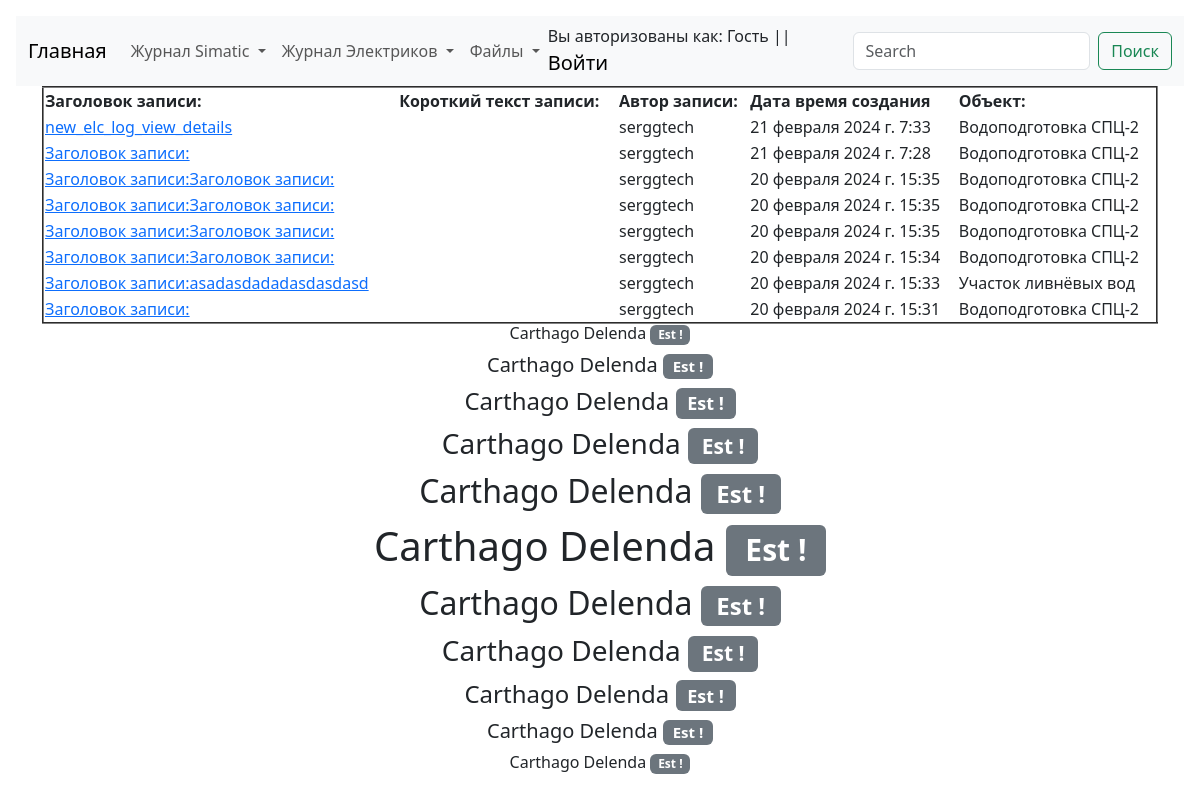
The app's page /elc/elc_log_view, older data.
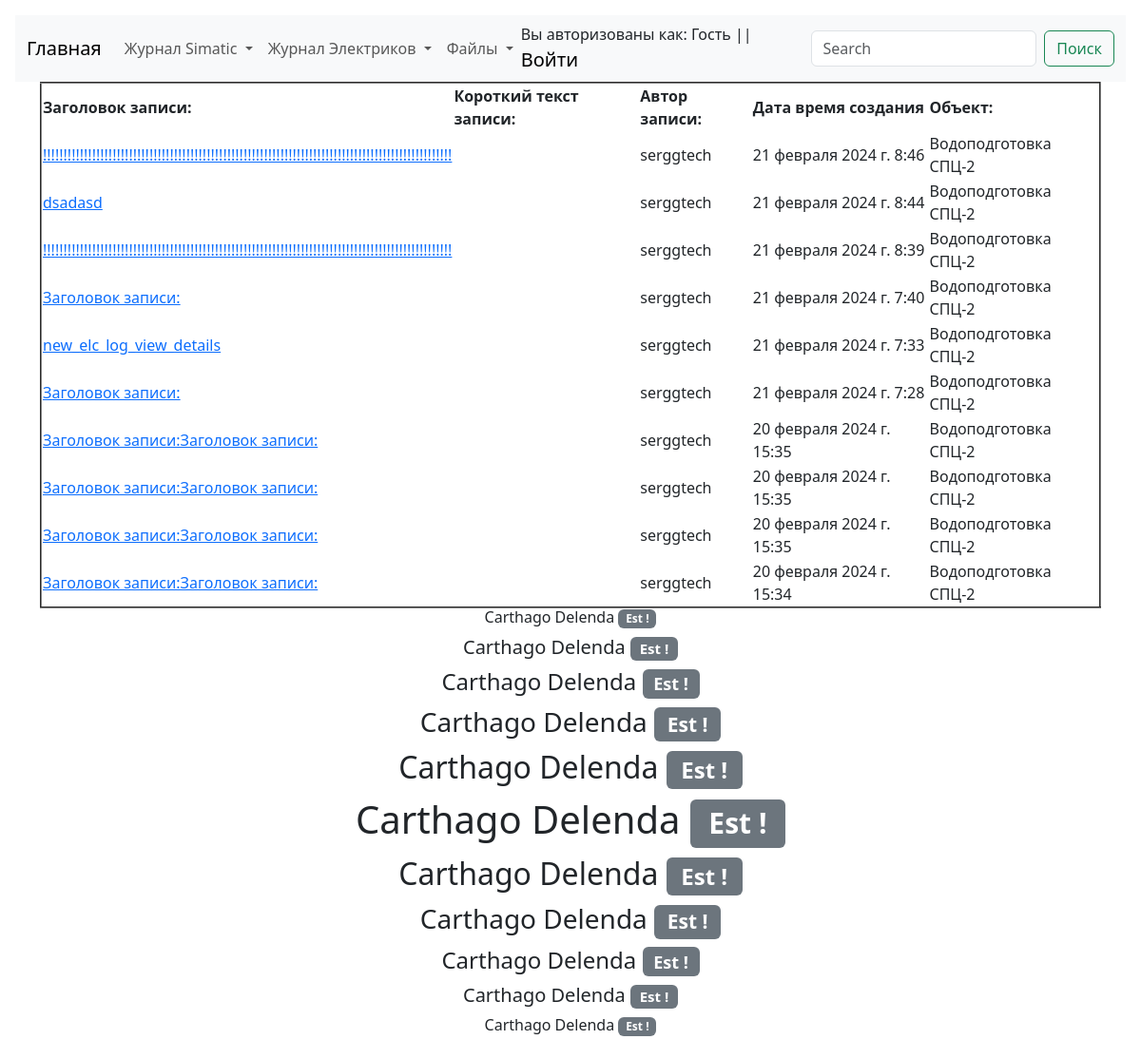
The same page, newer data.
### elc/models.py (models this page shows, shortened)
class ElcLog(models.Model):
    record_text_title = models.CharField(
        verbose_name="Заголовок записи", max_length=100
    )
    record_text_full = models.TextField(verbose_name="Текст записи", max_length=9999)
    record_author = models.CharField(verbose_name="Автор записи", max_length=100)
    record_data_create = models.DateTimeField(
        verbose_name="Дата создания записи", auto_now=True
    )
    record_object = models.ForeignKey(
        EncObject,
        related_name="elc_log_object",
        on_delete=models.CASCADE,
        blank=True,
        verbose_name="Объект",
    )
    record_electrical_room = models.ForeignKey(
        EncElectricalRoom,
        related_name="elc_log_electrical_room",
        on_delete=models.CASCADE,
        blank=True,
        verbose_name="Электропомещение",
    )
    record_mechanism = models.ForeignKey(
        EncMechanism,
        related_name="elc_log_mechanism",
        on_delete=models.CASCADE,
        blank=True,
        verbose_name="Механизм",
    )
    class Meta:
        verbose_name = "Запись Элекриков"
        verbose_name_plural = "Записи Элекриков"

### Enc_object/models.py (models this page shows, shortened)
class EncObject(models.Model):
    title = models.CharField(verbose_name="Объект", max_length=100)
    title_description = models.CharField(
        verbose_name="Описание объекта", max_length=100
    )
    slug = models.SlugField(max_length=50, unique=True)
    def __str__(self):
        return f"{self.title}"
    class Meta:
        verbose_name = "Объект"
        verbose_name_plural = "Объекты"

### elc/views.py (the view)
# urls.py: path("elc_log_view", elc_log_view, name="elc_log_view"),
def elc_log_view(request):
    all_electrical_log = ElcLog.objects.order_by("-id")[:10]
    return render(
        request,
        template_name="elc/log/log_view.html",
        context={
            "title": "Просмотр журнала",
            "all_electrical_log": all_electrical_log,
        },
    )

### elc/templates/elc/log/log_view.html
{% extends 'template_0.html' %}
{% block electrical_log_view %}
<table align="center" border="2px" width="100%">
    <tr>
        <th>Заголовок записи:</th>
        <th>Короткий текст записи:</th>
        <th>Автор записи:</th>
        <th>Дата время создания</th>
        <th>Объект:</th>
    </tr>
    {% for record in all_electrical_log %}
    <tr>
        <td>
            <a href="{% url 'new_elc_log_view_details' record.id %}" target="_blank">
                {{record.record_text_title }}</a>
        </td>
        <td>{{ record.record_text_description }}</td>
        <td>{{ record.record_author }}</td>
        <td>{{ record.record_data_create }}</td>
        <td>{{ record.record_object }}</td>
    </tr>
    {% endfor %}
</table>
{% endblock %}

Row changes from the older to the newer data that the page shows:
no longer on this page (row unchanged): ElcLog: record_text_title "Заголовок записи:asadasdadadasdasdasd", record_author "serggtech", record_data_create "20 февраля 2024 г. 15:33", record_object "Участок ливнёвых вод"
no longer on this page (row unchanged): ElcLog: record_text_title "Заголовок записи:", record_author "serggtech", record_data_create "20 февраля 2024 г. 15:31", record_object "Водоподготовка СПЦ-2"
added ElcLog: record_text_title "!!!!!!!!!!!!!!!!!!!!!!!!!!!!!!!!!!!!!!!!!!!!!!!!!!!!!!!!!!!!!!!!!!!!!!!!!!!!!!!!!!!!!!!!!!!!!!!!!!!!", record_author "serggtech", record_data_create "21 февраля 2024 г. 8:46", record_object "Водоподготовка СПЦ-2"
added ElcLog: record_text_title "dsadasd", record_author "serggtech", record_data_create "21 февраля 2024 г. 8:44", record_object "Водоподготовка СПЦ-2"
added ElcLog: record_text_title "!!!!!!!!!!!!!!!!!!!!!!!!!!!!!!!!!!!!!!!!!!!!!!!!!!!!!!!!!!!!!!!!!!!!!!!!!!!!!!!!!!!!!!!!!!!!!!!!!!!!", record_author "serggtech", record_data_create "21 февраля 2024 г. 8:39", record_object "Водоподготовка СПЦ-2"
added ElcLog: record_text_title "Заголовок записи:", record_author "serggtech", record_data_create "21 февраля 2024 г. 7:40", record_object "Водоподготовка СПЦ-2"
